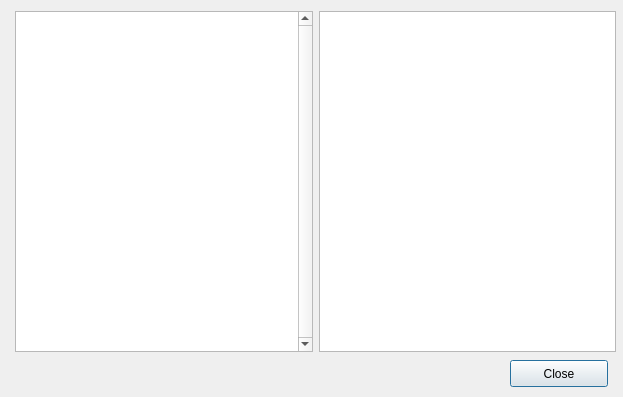
<?xml version="1.0" encoding="UTF-8"?>
<ui version="4.0">
 <class>finishDialog</class>
 <widget class="QDialog" name="finishDialog">
  <property name="geometry">
   <rect>
    <x>0</x>
    <y>0</y>
    <width>623</width>
    <height>397</height>
   </rect>
  </property>
  <property name="windowTitle">
   <string>Finish</string>
  </property>
  <widget class="QPushButton" name="pushButton">
   <property name="geometry">
    <rect>
     <x>510</x>
     <y>360</y>
     <width>98</width>
     <height>27</height>
    </rect>
   </property>
   <property name="text">
    <string>Close</string>
   </property>
  </widget>
  <widget class="QWidget" name="">
   <property name="geometry">
    <rect>
     <x>15</x>
     <y>11</y>
     <width>601</width>
     <height>341</height>
    </rect>
   </property>
   <layout class="QHBoxLayout" name="horizontalLayout">
    <item>
     <widget class="QListView" name="listView">
      <property name="verticalScrollBarPolicy">
       <enum>Qt::ScrollBarAlwaysOn</enum>
      </property>
     </widget>
    </item>
    <item>
     <widget class="QListView" name="listView_2"/>
    </item>
   </layout>
  </widget>
 </widget>
 <resources/>
 <connections/>
</ui>
